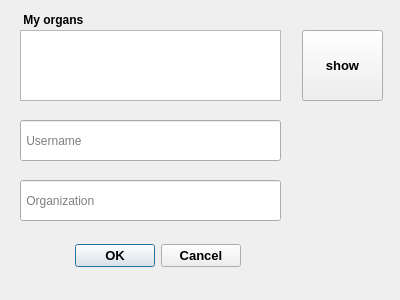
<?xml version="1.0" encoding="UTF-8"?>
<ui version="4.0">
 <class>Dialog_remove_user_from_organ</class>
 <widget class="QDialog" name="Dialog_remove_user_from_organ">
  <property name="geometry">
   <rect>
    <x>0</x>
    <y>0</y>
    <width>400</width>
    <height>300</height>
   </rect>
  </property>
  <property name="windowTitle">
   <string>Dialog</string>
  </property>
  <widget class="QDialogButtonBox" name="buttonBox">
   <property name="geometry">
    <rect>
     <x>-100</x>
     <y>240</y>
     <width>341</width>
     <height>32</height>
    </rect>
   </property>
   <property name="font">
    <font>
     <pointsize>10</pointsize>
     <bold>true</bold>
    </font>
   </property>
   <property name="orientation">
    <enum>Qt::Horizontal</enum>
   </property>
   <property name="standardButtons">
    <set>QDialogButtonBox::Cancel|QDialogButtonBox::Ok</set>
   </property>
  </widget>
  <widget class="QListWidget" name="list_organ">
   <property name="geometry">
    <rect>
     <x>20</x>
     <y>30</y>
     <width>261</width>
     <height>71</height>
    </rect>
   </property>
  </widget>
  <widget class="QPushButton" name="show_organ_btn">
   <property name="geometry">
    <rect>
     <x>302</x>
     <y>30</y>
     <width>81</width>
     <height>71</height>
    </rect>
   </property>
   <property name="font">
    <font>
     <pointsize>10</pointsize>
     <bold>true</bold>
    </font>
   </property>
   <property name="text">
    <string>show</string>
   </property>
  </widget>
  <widget class="QLineEdit" name="user_input">
   <property name="geometry">
    <rect>
     <x>20</x>
     <y>120</y>
     <width>261</width>
     <height>41</height>
    </rect>
   </property>
   <property name="placeholderText">
    <string> Username </string>
   </property>
  </widget>
  <widget class="QLineEdit" name="organ_input">
   <property name="geometry">
    <rect>
     <x>20</x>
     <y>180</y>
     <width>261</width>
     <height>41</height>
    </rect>
   </property>
   <property name="placeholderText">
    <string> Organization</string>
   </property>
  </widget>
  <widget class="QLabel" name="label_2">
   <property name="geometry">
    <rect>
     <x>20</x>
     <y>10</y>
     <width>101</width>
     <height>20</height>
    </rect>
   </property>
   <property name="font">
    <font>
     <bold>true</bold>
    </font>
   </property>
   <property name="text">
    <string> My organs</string>
   </property>
  </widget>
 </widget>
 <resources/>
 <connections>
  <connection>
   <sender>buttonBox</sender>
   <signal>accepted()</signal>
   <receiver>Dialog_remove_user_from_organ</receiver>
   <slot>accept()</slot>
   <hints>
    <hint type="sourcelabel">
     <x>248</x>
     <y>254</y>
    </hint>
    <hint type="destinationlabel">
     <x>157</x>
     <y>274</y>
    </hint>
   </hints>
  </connection>
  <connection>
   <sender>buttonBox</sender>
   <signal>rejected()</signal>
   <receiver>Dialog_remove_user_from_organ</receiver>
   <slot>reject()</slot>
   <hints>
    <hint type="sourcelabel">
     <x>316</x>
     <y>260</y>
    </hint>
    <hint type="destinationlabel">
     <x>286</x>
     <y>274</y>
    </hint>
   </hints>
  </connection>
 </connections>
</ui>
